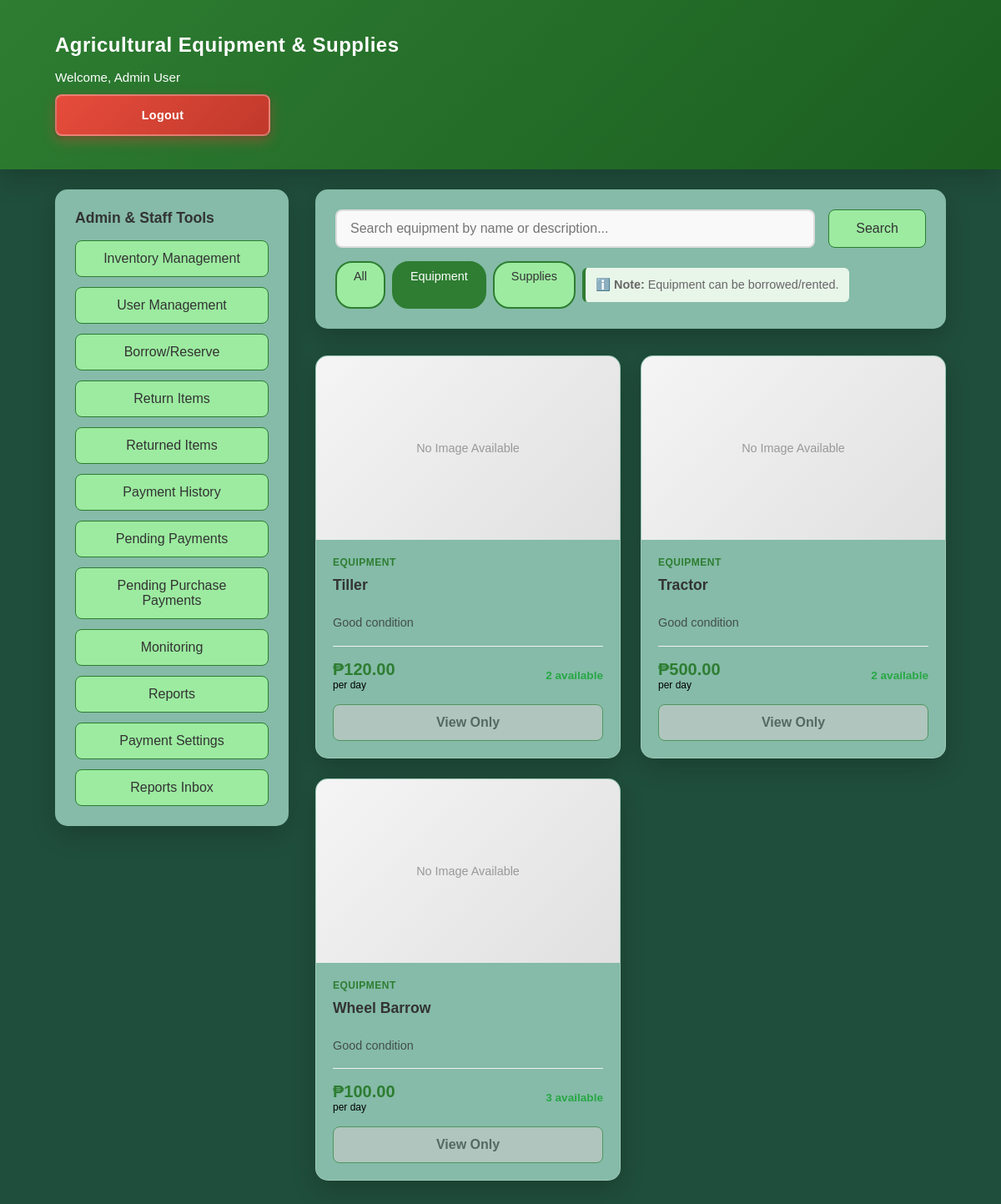
Page /index.php?category=equipment (signed in) on the committed database.
### tables this page shows
CREATE TABLE `equipment` (
  `equip_id` int(10) UNSIGNED NOT NULL,
  `name` varchar(150) NOT NULL,
  `description` text DEFAULT NULL,
  `quantity` int(10) UNSIGNED NOT NULL DEFAULT 0,
  `status` enum('available','unavailable','maintenance','reserved') NOT NULL DEFAULT 'available',
  `daily_rate` decimal(10,2) NOT NULL DEFAULT 0.00,
  `max_rental_days` int(10) UNSIGNED NOT NULL DEFAULT 30,
  `late_fee_per_day` decimal(10,2) NOT NULL DEFAULT 0.00,
  `image_path` varchar(255) DEFAULT NULL,
  `image_alt` varchar(150) DEFAULT NULL,
  `created_at` timestamp NOT NULL DEFAULT current_timestamp()
);

### PHP/functions.php (called while the page is built, shortened)
<?php
function h($value) {
	return htmlspecialchars((string)$value, ENT_QUOTES | ENT_SUBSTITUTE, 'UTF-8');
}
function req_str($key, $default = '') {
	if (!isset($_REQUEST[$key])) return $default;
	return trim((string)$_REQUEST[$key]);
}
function current_user() {
	return $_SESSION['user'] ?? null;
}
function current_role() {
	$u = current_user();
	return $u['role'] ?? null;
}
function current_user_name() {
	$u = current_user();
	return trim($u['Fname'] . ' ' . $u['Lname']);
}
?>

### index.php (the view, shortened to what this page needs)
<?php
require_once 'includes/functions.php';
require_once 'includes/db_connect.php';
$search = req_str('search', '');
$category = req_str('category', 'all');
$items = [];
if ($category === 'equipment') {
	$query = "SELECT
		'equipment' AS item_type,
		equip_id AS item_id,
		name,
		description,
		quantity,
		status,
		daily_rate,
		max_rental_days,
		late_fee_per_day,
		image_path,
		image_alt,
		NULL AS unit_price
	FROM equipment
	WHERE status IN ('available','unavailable')";
	$query .= " ORDER BY name ASC";
	$stmt = $mysqli->prepare($query);
	$stmt->execute();
	$result = $stmt->get_result();
	while ($row = $result->fetch_assoc()) {
		$items[] = $row;
	}
}
?>
<!DOCTYPE html>
<html lang="en">
<head>
	<link rel="stylesheet" href="assets/css/style.css">
</head>
<body>
	<div class="shop-header">
		<div class="container">
			<h1>Agricultural Equipment & Supplies</h1>
			<div class="user-menu">
				<span>Welcome, <?php
					if (current_role() === 'staff') {
						echo 'Staff';
					} else {
						echo h(current_user_name());
					}
				?></span>
				<a href="logout.php">Logout</a>
			</div>
		</div>
	</div>
	<div class="container">
		<div class="main-layout <?php echo in_array(current_role(), ['admin', 'staff']) ? 'with-sidebar' : 'without-sidebar'; ?>">
			<?php if (in_array(current_role(), ['admin', 'staff'])): ?>
				<div class="sidebar">
					<div class="admin-links">
						<h3>Admin & Staff Tools</h3>
						<div class="admin-links-grid">
							<?php if (current_role() === 'admin'): ?>
								<a href="modules/inventory.php">Inventory Management</a>
								<a href="modules/users.php">User Management</a>
							<?php endif; ?>
							<?php if (current_role() === 'admin'): ?>
								<a href="modules/borrow.php">
									Borrow/Reserve
								</a>
							<?php endif; ?>
							<a href="modules/return.php">Return Items</a>
							<a href="modules/returned_items.php">Returned Items</a>
							<a href="modules/payment_history.php">Payment History</a>
							<a href="modules/pending_payments.php">
								Pending Payments
							</a>
							<a href="modules/pending_purchase_payments.php">
								Pending Purchase Payments
							</a>
							<a href="modules/monitoring.php">Monitoring</a>
							<a href="modules/reports.php">Reports</a>
							<a href="modules/payment_settings.php">Payment Settings</a>
							<a href="modules/report_inbox.php">
								Reports Inbox
							</a>
						</div>
					</div>
				</div>
			<?php endif; ?>
			<div class="main-content">
				<div class="search-section">
			<form method="GET" action="index.php" class="search-bar">
				<input type="text" name="search" placeholder="Search <?php echo $category === 'all' ? 'items' : ($category === 'equipment' ? 'equipment' : 'supplies'); ?> by name or description..." value="<?php echo h($search); ?>">
				<button type="submit">Search</button>
			</form>
			<div class="category-filters">
				<a href="index.php?category=all<?php echo $search ? '&search=' . urlencode($search) : ''; ?>" class="category-btn <?php echo $category === 'all' ? 'active' : ''; ?>">All</a>
				<a href="index.php?category=equipment<?php echo $search ? '&search=' . urlencode($search) : ''; ?>" class="category-btn <?php echo $category === 'equipment' ? 'active' : ''; ?>">Equipment</a>
				<a href="index.php?category=supplies<?php echo $search ? '&search=' . urlencode($search) : ''; ?>" class="category-btn <?php echo $category === 'supplies' ? 'active' : ''; ?>">Supplies</a>
				<p style="color: #666; font-size: 0.9rem; margin: 0.5rem 0; padding: 0.75rem; background: #e8f5e9; border-left: 4px solid var(--primary); border-radius: 6px;">
					<strong>ℹ️ Note:</strong>
					<?php
					if ($category === 'equipment') {
						echo 'Equipment can be borrowed/rented.';
					} elseif ($category === 'supplies') {
						echo 'Supplies are available for purchase.';
					} else {
						echo 'Equipment can be borrowed/rented. Supplies are available for purchase.';
					}
					?>
				</p>
			</div>
		</div>
		<?php if (empty($items)): ?>
			<div class="no-results">
				<h3>No items found</h3>
				<p>Try adjusting your search or category filter.</p>
			</div>
		<?php else: ?>
			<div class="products-grid">
				<?php foreach ($items as $item): ?>
					<?php
						$is_equipment = $item['item_type'] === 'equipment';
					?>
					<div class="product-card">
						<?php if ($item['image_path']): ?>
							<div class="product-image-placeholder" style="display: none;">
								No Image Available
							</div>
						<?php else: ?>
							<div class="product-image-placeholder">
								No Image Available
							</div>
						<?php endif; ?>
						<div class="product-info">
							<div class="product-category">
								<?php echo $item['item_type'] === 'equipment' ? 'Equipment' : 'Supplies'; ?>
							</div>
							<h3 class="product-name"><?php echo h($item['name']); ?></h3>
							<p class="product-description"><?php echo h($item['description']); ?></p>
							<div class="product-details">
								<div>
									<?php if ($item['item_type'] === 'equipment'): ?>
										<span class="product-price">₱<?php echo number_format((float)$item['daily_rate'], 2); ?></span>
										<span class="product-price-label">per day</span>
									<?php else: ?>
										<span class="product-price">₱<?php echo number_format((float)$item['unit_price'], 2); ?></span>
										<span class="product-price-label">per kilo</span>
									<?php endif; ?>
								</div>
								<div class="product-stock <?php echo $item['quantity'] > 0 ? 'in-stock' : ''; ?>">
									<?php echo (int)$item['quantity']; ?> available
								</div>
							</div>
							<?php
								$borrower_view = current_role() === 'borrower';
								$equipment_available = $is_equipment && $item['quantity'] > 0 && $item['status'] === 'available';
							?>
							<?php if ($borrower_view && $is_equipment): ?>
								<?php if ($equipment_available): ?>
									<a href="modules/borrow.php?item_type=<?php echo urlencode($item['item_type']); ?>&item_id=<?php echo (int)$item['item_id']; ?>"
										class="borrow-btn">
										Borrow Now
									</a>
								<?php else: ?>
									<button class="borrow-btn" disabled>
										<?php echo $item['status'] === 'available' ? 'Out of Stock' : 'Not Available'; ?>
									</button>
								<?php endif; ?>
							<?php else: ?>
								<button class="borrow-btn" disabled style="opacity: 0.6;">View Only</button>
							<?php endif; ?>
						</div>
					</div>
				<?php endforeach; ?>
			</div>
			<?php endif; ?>
			</div>
		</div>
	</div>
</body>
</html>

### CSS/style.css (style rules this page uses)
* { box-sizing: border-box; }
body { margin: 0; font-family: Arial, Helvetica, sans-serif; background-color: #204E3C; color: #222222; }
.container { max-width: 1100px; margin: 24px auto; padding: 0 16px; }
h1, h2 { margin: 8px 0 16px 0; }
input[type="text"], input[type="number"], input[type="password"], input[type="datetime-local"], textarea, select { width: 100%; padding: 8px; border: 1px solid #d7d9e0; border-radius: 4px; background-color: #ffffff; }

### rows in the picture
equipment: name "Tiller", description "Good condition", daily_rate "120.00", quantity "2"
equipment: name "Tractor", description "Good condition", daily_rate "500.00", quantity "2"
equipment: name "Wheel Barrow", description "Good condition", daily_rate "100.00", quantity "3"

### other values in the picture
current_user_name() "Admin User"
